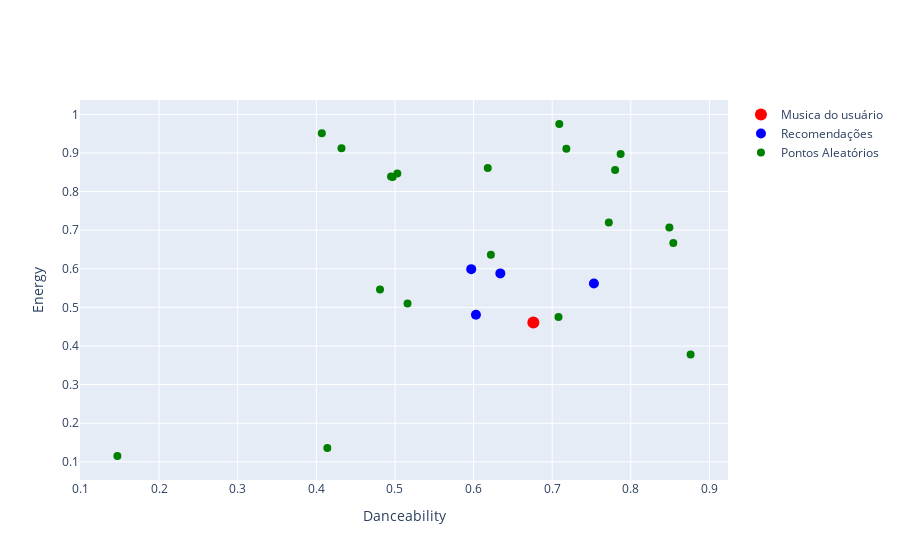

Write notebook code for a chart like this one.
### Markdown cell above
# Visualizando K-NN

### Code cell
import plotly.graph_objects as go

n_aleatorio = 20
fig = go.Figure(data=[
    go.Scatter(x=[recomendacoes['danceability'].iloc[0]], y=[recomendacoes['energy'].iloc[0]], 
               mode='markers', marker=dict(size=12, color='red'), name='Musica do usuário'),

    go.Scatter(x=recomendacoes['danceability'].iloc[1:], y=recomendacoes['energy'].iloc[1:], 
               mode='markers', marker=dict(size=10, color='blue'), name='Recomendações'),

    go.Scatter(x=df3.sample(n_aleatorio, random_state=42)['danceability'], y=df3.sample(n_aleatorio, random_state=42)['energy'], 
               mode='markers', marker=dict(size=8, color='green'), name='Pontos Aleatórios')
])

fig.update_layout(
    xaxis_title='Danceability',
    yaxis_title='Energy',
    showlegend=True
)

fig.show()

### Figure 1 — Plotly figure (JSON) as saved in the notebook; plotly's stock layout.template omitted (floating-point values rounded to 4 significant figures)
{"data": [{"marker": {"color": "red", "size": 12}, "mode": "markers", "name": "Musica do usuário", "type": "scatter", "x": [0.676], "y": [0.461]}, {"marker": {"color": "blue", "size": 10}, "mode": "markers", "name": "Recomendações", "type": "scatter", "x": [0.634, 0.753, 0.603, 0.597], "y": [0.588, 0.562, 0.481, 0.599]}, {"marker": {"color": "green", "size": 8}, "mode": "markers", "name": "Pontos Aleatórios", "type": "scatter", "x": [0.849, 0.414, 0.854, 0.495, 0.516, 0.708, 0.718, 0.503, 0.78, 0.772, 0.709, 0.481, 0.622, 0.497, 0.876, 0.618, 0.147, 0.787, 0.407, 0.432], "y": [0.707, 0.136, 0.667, 0.839, 0.51, 0.475, 0.911, 0.847, 0.856, 0.72, 0.975, 0.546, 0.636, 0.838, 0.378, 0.861, 0.115, 0.897, 0.951, 0.912]}], "layout": {"showlegend": true, "xaxis": {"title": {"text": "Danceability"}}, "yaxis": {"title": {"text": "Energy"}}}}
